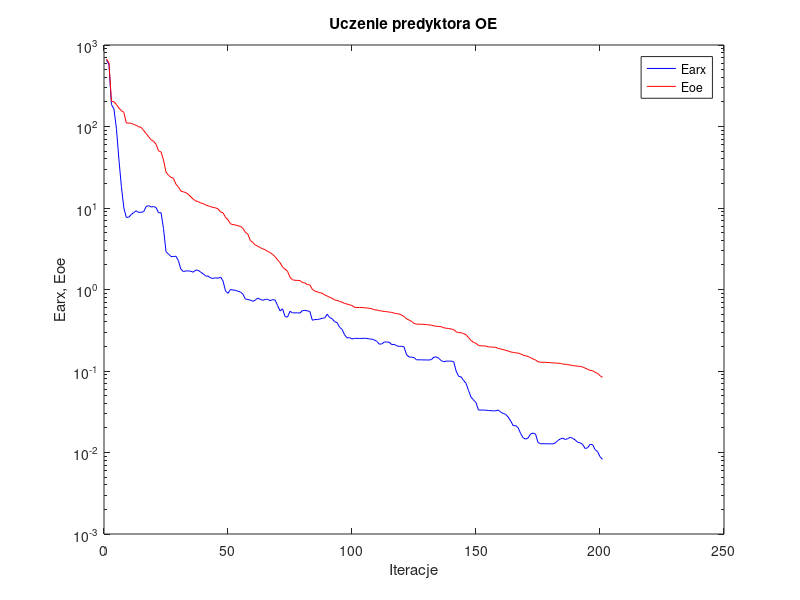
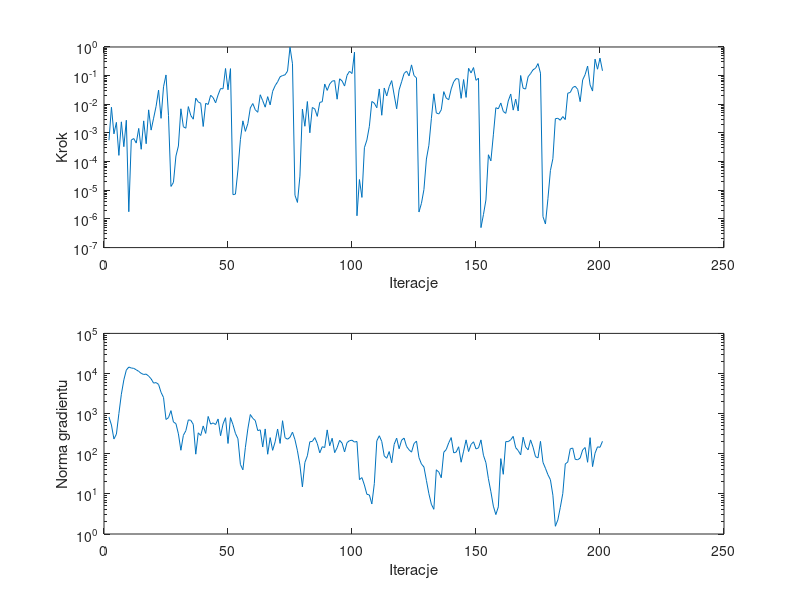

The MATLAB source for these figures, in order:
%uczenie predyktora oe
clear all;
n=0; farx(n+1)=6.475062e+002; foe(n+1)=6.732386e+002; wspucz(n+1)=0.000000e+000; ng(n+1)=0.000000e+000;
%odnowa zmiennej metryki
n=1; farx(n+1)=5.812938e+002; foe(n+1)=6.047528e+002; krok(n+1)=5.550052e-004; ng(n+1)=8.234676e+002;
n=2; farx(n+1)=1.858000e+002; foe(n+1)=2.043316e+002; krok(n+1)=7.883344e-003; ng(n+1)=5.198660e+002;
n=3; farx(n+1)=1.643616e+002; foe(n+1)=2.012503e+002; krok(n+1)=9.303493e-004; ng(n+1)=2.331458e+002;
n=4; farx(n+1)=9.497239e+001; foe(n+1)=1.863772e+002; krok(n+1)=2.341941e-003; ng(n+1)=3.081306e+002;
n=5; farx(n+1)=3.980040e+001; foe(n+1)=1.687318e+002; krok(n+1)=1.650936e-004; ng(n+1)=1.006104e+003;
n=6; farx(n+1)=1.847789e+001; foe(n+1)=1.566048e+002; krok(n+1)=2.444561e-003; ng(n+1)=3.046752e+003;
n=7; farx(n+1)=1.002256e+001; foe(n+1)=1.491328e+002; krok(n+1)=3.325065e-004; ng(n+1)=6.952686e+003;
n=8; farx(n+1)=7.652379e+000; foe(n+1)=1.103368e+002; krok(n+1)=2.778799e-003; ng(n+1)=1.217047e+004;
n=9; farx(n+1)=7.723682e+000; foe(n+1)=1.101441e+002; krok(n+1)=1.784411e-006; ng(n+1)=1.448618e+004;
n=10; farx(n+1)=8.320609e+000; foe(n+1)=1.094971e+002; krok(n+1)=5.653272e-004; ng(n+1)=1.372508e+004;
n=11; farx(n+1)=8.818016e+000; foe(n+1)=1.060454e+002; krok(n+1)=6.399708e-004; ng(n+1)=1.343442e+004;
n=12; farx(n+1)=9.232882e+000; foe(n+1)=1.034420e+002; krok(n+1)=4.430569e-004; ng(n+1)=1.238492e+004;
n=13; farx(n+1)=8.820575e+000; foe(n+1)=9.905048e+001; krok(n+1)=1.441974e-003; ng(n+1)=1.130475e+004;
n=14; farx(n+1)=8.867156e+000; foe(n+1)=9.764361e+001; krok(n+1)=2.695564e-004; ng(n+1)=1.009530e+004;
n=15; farx(n+1)=9.000920e+000; foe(n+1)=8.909635e+001; krok(n+1)=2.641274e-003; ng(n+1)=9.461548e+003;
n=16; farx(n+1)=1.044061e+001; foe(n+1)=8.215076e+001; krok(n+1)=4.209206e-004; ng(n+1)=9.667089e+003;
n=17; farx(n+1)=1.068674e+001; foe(n+1)=7.458744e+001; krok(n+1)=6.399091e-003; ng(n+1)=8.612032e+003;
n=18; farx(n+1)=1.029176e+001; foe(n+1)=6.868348e+001; krok(n+1)=1.256985e-003; ng(n+1)=7.365062e+003;
n=19; farx(n+1)=1.041688e+001; foe(n+1)=6.585094e+001; krok(n+1)=3.272561e-003; ng(n+1)=5.767376e+003;
n=20; farx(n+1)=1.010884e+001; foe(n+1)=6.042056e+001; krok(n+1)=8.486623e-003; ng(n+1)=5.942616e+003;
n=21; farx(n+1)=8.742983e+000; foe(n+1)=5.016355e+001; krok(n+1)=3.129602e-002; ng(n+1)=5.347469e+003;
n=22; farx(n+1)=8.745382e+000; foe(n+1)=4.874901e+001; krok(n+1)=3.237896e-003; ng(n+1)=3.395446e+003;
n=23; farx(n+1)=5.587870e+000; foe(n+1)=3.868286e+001; krok(n+1)=4.086147e-002; ng(n+1)=2.526765e+003;
n=24; farx(n+1)=2.906616e+000; foe(n+1)=2.754831e+001; krok(n+1)=1.057221e-001; ng(n+1)=7.150359e+002;
n=25; farx(n+1)=2.721159e+000; foe(n+1)=2.523522e+001; krok(n+1)=4.102156e-003; ng(n+1)=7.959389e+002;
%odnowa zmiennej metryki
n=26; farx(n+1)=2.540511e+000; foe(n+1)=2.379402e+001; krok(n+1)=1.361415e-005; ng(n+1)=1.187954e+003;
n=27; farx(n+1)=2.535414e+000; foe(n+1)=2.319519e+001; krok(n+1)=1.877358e-005; ng(n+1)=6.189746e+002;
n=28; farx(n+1)=2.563065e+000; foe(n+1)=1.960339e+001; krok(n+1)=1.562643e-004; ng(n+1)=5.640766e+002;
n=29; farx(n+1)=2.252652e+000; foe(n+1)=1.805115e+001; krok(n+1)=3.505202e-004; ng(n+1)=3.133870e+002;
n=30; farx(n+1)=1.774034e+000; foe(n+1)=1.613992e+001; krok(n+1)=6.970444e-003; ng(n+1)=1.222786e+002;
n=31; farx(n+1)=1.661662e+000; foe(n+1)=1.579938e+001; krok(n+1)=1.651908e-003; ng(n+1)=2.879158e+002;
n=32; farx(n+1)=1.688898e+000; foe(n+1)=1.543440e+001; krok(n+1)=1.463096e-003; ng(n+1)=3.755527e+002;
n=33; farx(n+1)=1.690937e+000; foe(n+1)=1.475716e+001; krok(n+1)=8.309325e-003; ng(n+1)=6.987096e+002;
n=34; farx(n+1)=1.675085e+000; foe(n+1)=1.368049e+001; krok(n+1)=4.055547e-003; ng(n+1)=6.816142e+002;
n=35; farx(n+1)=1.631712e+000; foe(n+1)=1.285247e+001; krok(n+1)=3.026819e-003; ng(n+1)=5.391851e+002;
n=36; farx(n+1)=1.734011e+000; foe(n+1)=1.222750e+001; krok(n+1)=1.640492e-002; ng(n+1)=9.766228e+001;
n=37; farx(n+1)=1.716738e+000; foe(n+1)=1.196074e+001; krok(n+1)=1.214360e-002; ng(n+1)=3.326341e+002;
n=38; farx(n+1)=1.631507e+000; foe(n+1)=1.151818e+001; krok(n+1)=1.080437e-002; ng(n+1)=2.850510e+002;
n=39; farx(n+1)=1.552538e+000; foe(n+1)=1.135311e+001; krok(n+1)=1.682049e-003; ng(n+1)=4.934920e+002;
n=40; farx(n+1)=1.465019e+000; foe(n+1)=1.087483e+001; krok(n+1)=1.082825e-002; ng(n+1)=3.214536e+002;
n=41; farx(n+1)=1.454500e+000; foe(n+1)=1.063989e+001; krok(n+1)=9.866494e-003; ng(n+1)=8.513876e+002;
n=42; farx(n+1)=1.387787e+000; foe(n+1)=1.038726e+001; krok(n+1)=2.067140e-002; ng(n+1)=5.483192e+002;
n=43; farx(n+1)=1.368086e+000; foe(n+1)=1.016584e+001; krok(n+1)=1.713076e-002; ng(n+1)=5.875205e+002;
n=44; farx(n+1)=1.392433e+000; foe(n+1)=1.003096e+001; krok(n+1)=1.126281e-002; ng(n+1)=5.343178e+002;
n=45; farx(n+1)=1.375241e+000; foe(n+1)=9.764759e+000; krok(n+1)=2.128042e-002; ng(n+1)=7.361449e+002;
n=46; farx(n+1)=1.420674e+000; foe(n+1)=8.937084e+000; krok(n+1)=3.535818e-002; ng(n+1)=2.811294e+002;
n=47; farx(n+1)=1.273377e+000; foe(n+1)=8.734209e+000; krok(n+1)=3.477029e-002; ng(n+1)=5.542838e+002;
n=48; farx(n+1)=9.587418e-001; foe(n+1)=7.656890e+000; krok(n+1)=1.778431e-001; ng(n+1)=7.919865e+002;
n=49; farx(n+1)=8.973085e-001; foe(n+1)=7.154326e+000; krok(n+1)=3.211609e-002; ng(n+1)=1.804597e+002;
n=50; farx(n+1)=1.000089e+000; foe(n+1)=6.400028e+000; krok(n+1)=1.755320e-001; ng(n+1)=7.977762e+002;
%odnowa zmiennej metryki
n=51; farx(n+1)=9.859904e-001; foe(n+1)=6.249835e+000; krok(n+1)=7.026980e-006; ng(n+1)=5.333089e+002;
n=52; farx(n+1)=9.780832e-001; foe(n+1)=6.198006e+000; krok(n+1)=7.338903e-006; ng(n+1)=3.218721e+002;
n=53; farx(n+1)=9.528994e-001; foe(n+1)=6.056133e+000; krok(n+1)=5.100600e-005; ng(n+1)=2.375260e+002;
n=54; farx(n+1)=9.303972e-001; foe(n+1)=5.960079e+000; krok(n+1)=5.873414e-004; ng(n+1)=5.431911e+001;
n=55; farx(n+1)=8.784517e-001; foe(n+1)=5.630432e+000; krok(n+1)=2.648499e-003; ng(n+1)=3.981461e+001;
n=56; farx(n+1)=7.644239e-001; foe(n+1)=5.028720e+000; krok(n+1)=1.135356e-003; ng(n+1)=1.426164e+002;
n=57; farx(n+1)=7.525591e-001; foe(n+1)=4.782119e+000; krok(n+1)=2.118327e-003; ng(n+1)=4.167276e+002;
n=58; farx(n+1)=7.417552e-001; foe(n+1)=3.991517e+000; krok(n+1)=7.481826e-003; ng(n+1)=9.506667e+002;
n=59; farx(n+1)=7.161433e-001; foe(n+1)=3.779265e+000; krok(n+1)=1.063635e-002; ng(n+1)=7.638960e+002;
n=60; farx(n+1)=7.413798e-001; foe(n+1)=3.509491e+000; krok(n+1)=6.450159e-003; ng(n+1)=6.738850e+002;
n=61; farx(n+1)=7.844950e-001; foe(n+1)=3.400349e+000; krok(n+1)=5.269205e-003; ng(n+1)=3.776555e+002;
n=62; farx(n+1)=7.571548e-001; foe(n+1)=3.264649e+000; krok(n+1)=2.152696e-002; ng(n+1)=3.944414e+002;
n=63; farx(n+1)=7.378306e-001; foe(n+1)=3.160009e+000; krok(n+1)=1.336226e-002; ng(n+1)=1.473425e+002;
n=64; farx(n+1)=7.561557e-001; foe(n+1)=3.076126e+000; krok(n+1)=7.931784e-003; ng(n+1)=4.156397e+002;
n=65; farx(n+1)=7.587042e-001; foe(n+1)=2.924958e+000; krok(n+1)=1.850334e-002; ng(n+1)=9.728638e+001;
n=66; farx(n+1)=7.297537e-001; foe(n+1)=2.838367e+000; krok(n+1)=9.545881e-003; ng(n+1)=2.526628e+002;
n=67; farx(n+1)=7.511211e-001; foe(n+1)=2.692082e+000; krok(n+1)=2.835564e-002; ng(n+1)=1.217757e+002;
n=68; farx(n+1)=7.420632e-001; foe(n+1)=2.527362e+000; krok(n+1)=4.446078e-002; ng(n+1)=1.983680e+002;
n=69; farx(n+1)=6.343941e-001; foe(n+1)=2.310033e+000; krok(n+1)=6.079450e-002; ng(n+1)=4.142219e+002;
n=70; farx(n+1)=5.464442e-001; foe(n+1)=2.129331e+000; krok(n+1)=9.137743e-002; ng(n+1)=1.811298e+002;
n=71; farx(n+1)=5.797999e-001; foe(n+1)=1.887770e+000; krok(n+1)=1.006999e-001; ng(n+1)=6.662581e+002;
n=72; farx(n+1)=4.656293e-001; foe(n+1)=1.778175e+000; krok(n+1)=1.067078e-001; ng(n+1)=2.512445e+002;
n=73; farx(n+1)=4.582765e-001; foe(n+1)=1.672768e+000; krok(n+1)=1.439513e-001; ng(n+1)=2.305702e+002;
n=74; farx(n+1)=5.401081e-001; foe(n+1)=1.415028e+000; krok(n+1)=9.861549e-001; ng(n+1)=2.567631e+002;
n=75; farx(n+1)=5.172439e-001; foe(n+1)=1.316780e+000; krok(n+1)=2.594655e-001; ng(n+1)=3.465044e+002;
%odnowa zmiennej metryki
n=76; farx(n+1)=5.170511e-001; foe(n+1)=1.296707e+000; krok(n+1)=6.706359e-006; ng(n+1)=2.243257e+002;
n=77; farx(n+1)=5.168519e-001; foe(n+1)=1.293242e+000; krok(n+1)=3.767702e-006; ng(n+1)=1.185905e+002;
n=78; farx(n+1)=5.140813e-001; foe(n+1)=1.287615e+000; krok(n+1)=3.113656e-005; ng(n+1)=5.200002e+001;
n=79; farx(n+1)=5.501671e-001; foe(n+1)=1.218818e+000; krok(n+1)=6.838273e-003; ng(n+1)=1.490585e+001;
n=80; farx(n+1)=5.544781e-001; foe(n+1)=1.199964e+000; krok(n+1)=1.713514e-003; ng(n+1)=6.069110e+001;
n=81; farx(n+1)=5.469351e-001; foe(n+1)=1.149209e+000; krok(n+1)=1.251384e-002; ng(n+1)=8.911468e+001;
n=82; farx(n+1)=5.375692e-001; foe(n+1)=1.140595e+000; krok(n+1)=1.013887e-003; ng(n+1)=1.992755e+002;
n=83; farx(n+1)=4.194571e-001; foe(n+1)=1.004601e+000; krok(n+1)=7.757015e-003; ng(n+1)=2.029943e+002;
n=84; farx(n+1)=4.280816e-001; foe(n+1)=9.575376e-001; krok(n+1)=6.875219e-003; ng(n+1)=2.530004e+002;
n=85; farx(n+1)=4.275900e-001; foe(n+1)=9.348675e-001; krok(n+1)=3.792794e-003; ng(n+1)=1.806884e+002;
n=86; farx(n+1)=4.344998e-001; foe(n+1)=9.143156e-001; krok(n+1)=1.165911e-002; ng(n+1)=1.053998e+002;
n=87; farx(n+1)=4.433803e-001; foe(n+1)=9.001644e-001; krok(n+1)=1.226153e-002; ng(n+1)=1.499002e+002;
n=88; farx(n+1)=4.482443e-001; foe(n+1)=8.563449e-001; krok(n+1)=5.119273e-002; ng(n+1)=1.428494e+002;
n=89; farx(n+1)=4.981456e-001; foe(n+1)=8.307028e-001; krok(n+1)=3.052860e-002; ng(n+1)=3.933712e+002;
n=90; farx(n+1)=4.527413e-001; foe(n+1)=8.040907e-001; krok(n+1)=5.082412e-002; ng(n+1)=1.583456e+002;
n=91; farx(n+1)=4.374463e-001; foe(n+1)=7.802811e-001; krok(n+1)=6.407656e-002; ng(n+1)=2.435060e+002;
n=92; farx(n+1)=4.024891e-001; foe(n+1)=7.447549e-001; krok(n+1)=6.721749e-002; ng(n+1)=1.066031e+002;
n=93; farx(n+1)=3.923660e-001; foe(n+1)=7.353732e-001; krok(n+1)=1.506159e-002; ng(n+1)=1.413827e+002;
n=94; farx(n+1)=3.433446e-001; foe(n+1)=7.136029e-001; krok(n+1)=7.765706e-002; ng(n+1)=2.161316e+002;
n=95; farx(n+1)=3.240842e-001; foe(n+1)=6.991966e-001; krok(n+1)=6.533169e-002; ng(n+1)=1.839164e+002;
n=96; farx(n+1)=2.783541e-001; foe(n+1)=6.751225e-001; krok(n+1)=4.331299e-002; ng(n+1)=1.108132e+002;
n=97; farx(n+1)=2.549941e-001; foe(n+1)=6.632545e-001; krok(n+1)=1.032026e-001; ng(n+1)=1.896088e+002;
n=98; farx(n+1)=2.565648e-001; foe(n+1)=6.489133e-001; krok(n+1)=1.422614e-001; ng(n+1)=2.122679e+002;
n=99; farx(n+1)=2.473687e-001; foe(n+1)=6.362367e-001; krok(n+1)=1.181740e-001; ng(n+1)=2.176384e+002;
n=100; farx(n+1)=2.513776e-001; foe(n+1)=6.054851e-001; krok(n+1)=6.614848e-001; ng(n+1)=1.956410e+002;
%odnowa zmiennej metryki
n=101; farx(n+1)=2.513793e-001; foe(n+1)=6.018061e-001; krok(n+1)=1.290099e-006; ng(n+1)=2.024556e+002;
n=102; farx(n+1)=2.510180e-001; foe(n+1)=6.012149e-001; krok(n+1)=2.371798e-005; ng(n+1)=2.262915e+001;
n=103; farx(n+1)=2.510150e-001; foe(n+1)=6.010129e-001; krok(n+1)=5.637963e-006; ng(n+1)=2.549970e+001;
n=104; farx(n+1)=2.521245e-001; foe(n+1)=5.965165e-001; krok(n+1)=3.058706e-004; ng(n+1)=1.663914e+001;
n=105; farx(n+1)=2.515253e-001; foe(n+1)=5.940001e-001; krok(n+1)=5.674396e-004; ng(n+1)=9.761278e+000;
n=106; farx(n+1)=2.472987e-001; foe(n+1)=5.870619e-001; krok(n+1)=1.704574e-003; ng(n+1)=9.417782e+000;
n=107; farx(n+1)=2.459811e-001; foe(n+1)=5.806629e-001; krok(n+1)=1.254988e-002; ng(n+1)=5.611231e+000;
n=108; farx(n+1)=2.405081e-001; foe(n+1)=5.646181e-001; krok(n+1)=1.095618e-002; ng(n+1)=1.802434e+001;
n=109; farx(n+1)=2.314515e-001; foe(n+1)=5.608171e-001; krok(n+1)=7.557177e-003; ng(n+1)=2.098775e+002;
n=110; farx(n+1)=2.133416e-001; foe(n+1)=5.499682e-001; krok(n+1)=3.432277e-002; ng(n+1)=2.811450e+002;
n=111; farx(n+1)=2.148410e-001; foe(n+1)=5.445053e-001; krok(n+1)=4.150488e-003; ng(n+1)=2.021682e+002;
n=112; farx(n+1)=2.265372e-001; foe(n+1)=5.380496e-001; krok(n+1)=3.699775e-002; ng(n+1)=8.824506e+001;
n=113; farx(n+1)=2.271390e-001; foe(n+1)=5.342801e-001; krok(n+1)=1.955649e-002; ng(n+1)=7.728853e+001;
n=114; farx(n+1)=2.256093e-001; foe(n+1)=5.286198e-001; krok(n+1)=4.149438e-002; ng(n+1)=1.135561e+002;
n=115; farx(n+1)=2.106987e-001; foe(n+1)=5.232056e-001; krok(n+1)=6.703118e-002; ng(n+1)=5.977950e+001;
n=116; farx(n+1)=2.123210e-001; foe(n+1)=5.126176e-001; krok(n+1)=2.109093e-002; ng(n+1)=1.717400e+002;
n=117; farx(n+1)=2.042630e-001; foe(n+1)=5.053836e-001; krok(n+1)=6.970444e-003; ng(n+1)=2.449754e+002;
n=118; farx(n+1)=2.000674e-001; foe(n+1)=5.011378e-001; krok(n+1)=3.192743e-002; ng(n+1)=1.334551e+002;
n=119; farx(n+1)=2.015468e-001; foe(n+1)=4.850687e-001; krok(n+1)=6.105720e-002; ng(n+1)=2.181539e+002;
n=120; farx(n+1)=1.969838e-001; foe(n+1)=4.667269e-001; krok(n+1)=1.185480e-001; ng(n+1)=2.458088e+002;
n=121; farx(n+1)=1.581839e-001; foe(n+1)=4.368160e-001; krok(n+1)=1.439513e-001; ng(n+1)=1.519331e+002;
n=122; farx(n+1)=1.487600e-001; foe(n+1)=4.224494e-001; krok(n+1)=9.809225e-002; ng(n+1)=1.256499e+002;
n=123; farx(n+1)=1.477878e-001; foe(n+1)=4.078560e-001; krok(n+1)=2.373843e-001; ng(n+1)=1.096463e+002;
n=124; farx(n+1)=1.460857e-001; foe(n+1)=3.834327e-001; krok(n+1)=1.006999e-001; ng(n+1)=1.792197e+002;
n=125; farx(n+1)=1.372283e-001; foe(n+1)=3.757232e-001; krok(n+1)=8.388517e-002; ng(n+1)=2.073860e+002;
%odnowa zmiennej metryki
n=126; farx(n+1)=1.371723e-001; foe(n+1)=3.751447e-001; krok(n+1)=1.742941e-006; ng(n+1)=8.033177e+001;
n=127; farx(n+1)=1.370207e-001; foe(n+1)=3.745204e-001; krok(n+1)=3.500005e-006; ng(n+1)=5.551354e+001;
n=128; farx(n+1)=1.367115e-001; foe(n+1)=3.733804e-001; krok(n+1)=1.061240e-005; ng(n+1)=4.690760e+001;
n=129; farx(n+1)=1.366375e-001; foe(n+1)=3.702223e-001; krok(n+1)=1.231773e-004; ng(n+1)=2.172893e+001;
n=130; farx(n+1)=1.363502e-001; foe(n+1)=3.685855e-001; krok(n+1)=3.716215e-004; ng(n+1)=1.009707e+001;
n=131; farx(n+1)=1.381099e-001; foe(n+1)=3.644621e-001; krok(n+1)=3.159755e-003; ng(n+1)=5.517580e+000;
n=132; farx(n+1)=1.478277e-001; foe(n+1)=3.576481e-001; krok(n+1)=2.319637e-002; ng(n+1)=4.127986e+000;
n=133; farx(n+1)=1.490559e-001; foe(n+1)=3.543177e-001; krok(n+1)=5.003630e-003; ng(n+1)=3.989738e+001;
n=134; farx(n+1)=1.428795e-001; foe(n+1)=3.516270e-001; krok(n+1)=4.597934e-003; ng(n+1)=3.489723e+001;
n=135; farx(n+1)=1.338814e-001; foe(n+1)=3.494414e-001; krok(n+1)=6.446985e-003; ng(n+1)=2.526521e+001;
n=136; farx(n+1)=1.300393e-001; foe(n+1)=3.396525e-001; krok(n+1)=2.768352e-002; ng(n+1)=1.090494e+002;
n=137; farx(n+1)=1.323299e-001; foe(n+1)=3.343277e-001; krok(n+1)=1.640862e-002; ng(n+1)=1.275096e+002;
n=138; farx(n+1)=1.321420e-001; foe(n+1)=3.325807e-001; krok(n+1)=1.450364e-002; ng(n+1)=1.878736e+002;
n=139; farx(n+1)=1.323722e-001; foe(n+1)=3.278442e-001; krok(n+1)=3.450322e-002; ng(n+1)=2.530171e+002;
n=140; farx(n+1)=1.299273e-001; foe(n+1)=3.225607e-001; krok(n+1)=6.105720e-002; ng(n+1)=1.051500e+002;
n=141; farx(n+1)=9.966508e-002; foe(n+1)=3.029240e-001; krok(n+1)=7.925954e-002; ng(n+1)=1.099272e+002;
n=142; farx(n+1)=8.616468e-002; foe(n+1)=2.957248e-001; krok(n+1)=7.588958e-002; ng(n+1)=1.493937e+002;
n=143; farx(n+1)=8.463841e-002; foe(n+1)=2.949483e-001; krok(n+1)=1.610734e-002; ng(n+1)=6.150678e+001;
n=144; farx(n+1)=7.650831e-002; foe(n+1)=2.874238e-001; krok(n+1)=7.320182e-002; ng(n+1)=1.161138e+002;
n=145; farx(n+1)=7.054055e-002; foe(n+1)=2.786503e-001; krok(n+1)=1.741045e-002; ng(n+1)=2.219980e+002;
n=146; farx(n+1)=5.748331e-002; foe(n+1)=2.558526e-001; krok(n+1)=1.803954e-001; ng(n+1)=1.134629e+002;
n=147; farx(n+1)=4.777042e-002; foe(n+1)=2.373103e-001; krok(n+1)=1.247419e-001; ng(n+1)=1.710406e+002;
n=148; farx(n+1)=4.417540e-002; foe(n+1)=2.242511e-001; krok(n+1)=1.914311e-001; ng(n+1)=1.989366e+002;
n=149; farx(n+1)=4.095283e-002; foe(n+1)=2.187256e-001; krok(n+1)=6.864555e-002; ng(n+1)=1.320167e+002;
n=150; farx(n+1)=3.320482e-002; foe(n+1)=2.052207e-001; krok(n+1)=8.153064e-002; ng(n+1)=1.400144e+002;
%odnowa zmiennej metryki
n=151; farx(n+1)=3.318528e-002; foe(n+1)=2.038825e-001; krok(n+1)=4.977599e-007; ng(n+1)=2.215587e+002;
n=152; farx(n+1)=3.316336e-002; foe(n+1)=2.031497e-001; krok(n+1)=1.414876e-006; ng(n+1)=9.175651e+001;
n=153; farx(n+1)=3.307465e-002; foe(n+1)=2.022097e-001; krok(n+1)=4.586745e-006; ng(n+1)=5.973590e+001;
n=154; farx(n+1)=3.275904e-002; foe(n+1)=1.980779e-001; krok(n+1)=1.736749e-004; ng(n+1)=2.387906e+001;
n=155; farx(n+1)=3.263720e-002; foe(n+1)=1.971261e-001; krok(n+1)=1.062537e-004; ng(n+1)=1.134146e+001;
n=156; farx(n+1)=3.238854e-002; foe(n+1)=1.959039e-001; krok(n+1)=8.605927e-004; ng(n+1)=4.945704e+000;
n=157; farx(n+1)=3.257213e-002; foe(n+1)=1.949934e-001; krok(n+1)=7.599313e-003; ng(n+1)=3.047402e+000;
n=158; farx(n+1)=3.313684e-002; foe(n+1)=1.889076e-001; krok(n+1)=6.950337e-003; ng(n+1)=4.743917e+000;
n=159; farx(n+1)=3.115772e-002; foe(n+1)=1.864755e-001; krok(n+1)=1.111520e-002; ng(n+1)=7.563965e+001;
n=160; farx(n+1)=3.017486e-002; foe(n+1)=1.826889e-001; krok(n+1)=5.647473e-003; ng(n+1)=3.076481e+001;
n=161; farx(n+1)=2.927463e-002; foe(n+1)=1.793529e-001; krok(n+1)=4.829711e-003; ng(n+1)=2.012332e+002;
n=162; farx(n+1)=2.718569e-002; foe(n+1)=1.759629e-001; krok(n+1)=1.303720e-002; ng(n+1)=2.007890e+002;
n=163; farx(n+1)=2.433197e-002; foe(n+1)=1.711886e-001; krok(n+1)=2.284436e-002; ng(n+1)=2.231709e+002;
n=164; farx(n+1)=2.129672e-002; foe(n+1)=1.691662e-001; krok(n+1)=6.274942e-003; ng(n+1)=2.713154e+002;
n=165; farx(n+1)=2.141459e-002; foe(n+1)=1.670450e-001; krok(n+1)=1.513348e-002; ng(n+1)=1.418730e+002;
n=166; farx(n+1)=2.008207e-002; foe(n+1)=1.657788e-001; krok(n+1)=5.852382e-003; ng(n+1)=1.205897e+002;
n=167; farx(n+1)=1.709667e-002; foe(n+1)=1.621155e-001; krok(n+1)=1.011122e-001; ng(n+1)=9.391713e+001;
n=168; farx(n+1)=1.515702e-002; foe(n+1)=1.562349e-001; krok(n+1)=3.627640e-002; ng(n+1)=2.583292e+002;
n=169; farx(n+1)=1.460225e-002; foe(n+1)=1.536885e-001; krok(n+1)=3.406610e-002; ng(n+1)=1.480263e+002;
n=170; farx(n+1)=1.507724e-002; foe(n+1)=1.505931e-001; krok(n+1)=9.137743e-002; ng(n+1)=1.252673e+002;
n=171; farx(n+1)=1.690309e-002; foe(n+1)=1.459005e-001; krok(n+1)=1.178633e-001; ng(n+1)=2.214689e+002;
n=172; farx(n+1)=1.730523e-002; foe(n+1)=1.404979e-001; krok(n+1)=1.601162e-001; ng(n+1)=1.459005e+002;
n=173; farx(n+1)=1.686768e-002; foe(n+1)=1.363647e-001; krok(n+1)=1.809649e-001; ng(n+1)=8.447109e+001;
n=174; farx(n+1)=1.327410e-002; foe(n+1)=1.301607e-001; krok(n+1)=2.633519e-001; ng(n+1)=7.906235e+001;
n=175; farx(n+1)=1.282000e-002; foe(n+1)=1.279361e-001; krok(n+1)=1.221144e-001; ng(n+1)=2.039470e+002;
%odnowa zmiennej metryki
n=176; farx(n+1)=1.281405e-002; foe(n+1)=1.277239e-001; krok(n+1)=1.207182e-006; ng(n+1)=6.118397e+001;
n=177; farx(n+1)=1.281164e-002; foe(n+1)=1.276613e-001; krok(n+1)=6.650132e-007; ng(n+1)=4.342399e+001;
n=178; farx(n+1)=1.278398e-002; foe(n+1)=1.273630e-001; krok(n+1)=5.067309e-006; ng(n+1)=3.005201e+001;
n=179; farx(n+1)=1.278231e-002; foe(n+1)=1.262604e-001; krok(n+1)=4.862099e-005; ng(n+1)=2.261648e+001;
n=180; farx(n+1)=1.276738e-002; foe(n+1)=1.257342e-001; krok(n+1)=1.267358e-004; ng(n+1)=9.280653e+000;
n=181; farx(n+1)=1.310841e-002; foe(n+1)=1.254070e-001; krok(n+1)=3.146871e-003; ng(n+1)=1.558487e+000;
n=182; farx(n+1)=1.403297e-002; foe(n+1)=1.246853e-001; krok(n+1)=3.255599e-003; ng(n+1)=2.249241e+000;
n=183; farx(n+1)=1.465119e-002; foe(n+1)=1.239901e-001; krok(n+1)=2.778799e-003; ng(n+1)=4.640902e+000;
n=184; farx(n+1)=1.503679e-002; foe(n+1)=1.216825e-001; krok(n+1)=3.739948e-003; ng(n+1)=1.026237e+001;
n=185; farx(n+1)=1.441654e-002; foe(n+1)=1.209134e-001; krok(n+1)=2.939707e-003; ng(n+1)=5.575844e+001;
n=186; farx(n+1)=1.481847e-002; foe(n+1)=1.194847e-001; krok(n+1)=2.439969e-002; ng(n+1)=6.225258e+001;
n=187; farx(n+1)=1.534240e-002; foe(n+1)=1.185000e-001; krok(n+1)=2.592196e-002; ng(n+1)=1.328699e+002;
n=188; farx(n+1)=1.493319e-002; foe(n+1)=1.166280e-001; krok(n+1)=3.863769e-002; ng(n+1)=1.387854e+002;
n=189; farx(n+1)=1.425172e-002; foe(n+1)=1.156222e-001; krok(n+1)=4.256083e-002; ng(n+1)=7.252529e+001;
n=190; farx(n+1)=1.333881e-002; foe(n+1)=1.144611e-001; krok(n+1)=3.320390e-002; ng(n+1)=7.082888e+001;
n=191; farx(n+1)=1.315347e-002; foe(n+1)=1.140709e-001; krok(n+1)=1.238677e-002; ng(n+1)=7.834823e+001;
n=192; farx(n+1)=1.255502e-002; foe(n+1)=1.119405e-001; krok(n+1)=7.071636e-002; ng(n+1)=1.242491e+002;
n=193; farx(n+1)=1.118819e-002; foe(n+1)=1.086087e-001; krok(n+1)=1.088038e-001; ng(n+1)=1.430229e+002;
n=194; farx(n+1)=1.143529e-002; foe(n+1)=1.051917e-001; krok(n+1)=2.159479e-001; ng(n+1)=6.135951e+001;
n=195; farx(n+1)=1.257032e-002; foe(n+1)=1.017949e-001; krok(n+1)=4.757597e-002; ng(n+1)=2.518830e+002;
n=196; farx(n+1)=1.252544e-002; foe(n+1)=1.010012e-001; krok(n+1)=2.900728e-002; ng(n+1)=4.779956e+001;
n=197; farx(n+1)=1.084702e-002; foe(n+1)=9.647620e-002; krok(n+1)=3.768236e-001; ng(n+1)=1.032176e+002;
n=198; farx(n+1)=1.029872e-002; foe(n+1)=9.371814e-002; krok(n+1)=1.677703e-001; ng(n+1)=1.488012e+002;
n=199; farx(n+1)=8.881927e-003; foe(n+1)=8.762206e-002; krok(n+1)=4.090511e-001; ng(n+1)=1.447825e+002;
n=200; farx(n+1)=8.243953e-003; foe(n+1)=8.357128e-002; krok(n+1)=1.478545e-001; ng(n+1)=2.043360e+002;

figure; semilogy(farx,'b'); hold on; semilogy(foe,'r'); xlabel('Iteracje'); ylabel('Earx, Eoe'); legend('Earx','Eoe'); title('Uczenie predyktora OE');
figure; subplot(2,1,1); semilogy(krok); xlabel('Iteracje'); ylabel('Krok');
subplot(2,1,2); semilogy(ng); xlabel('Iteracje'); ylabel('Norma gradientu');
Earx=farx(n+1)
Eoe=foe(n+1)
